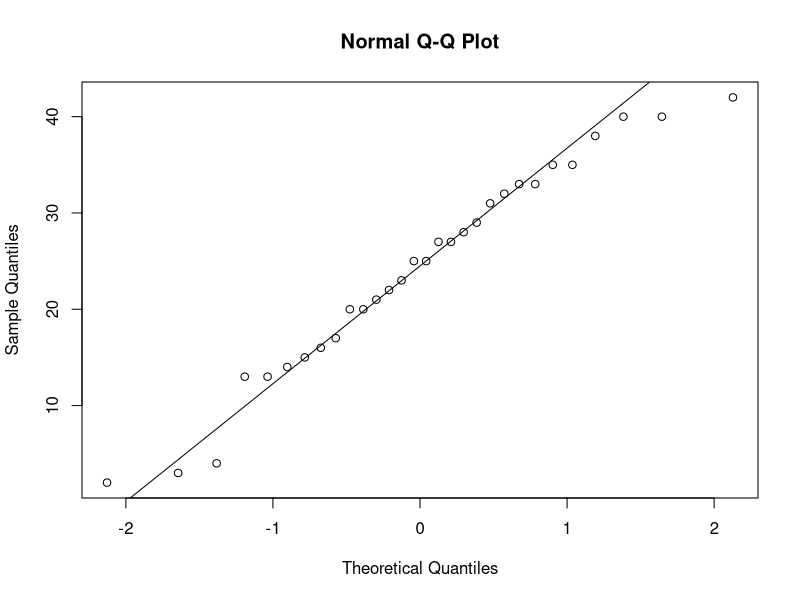
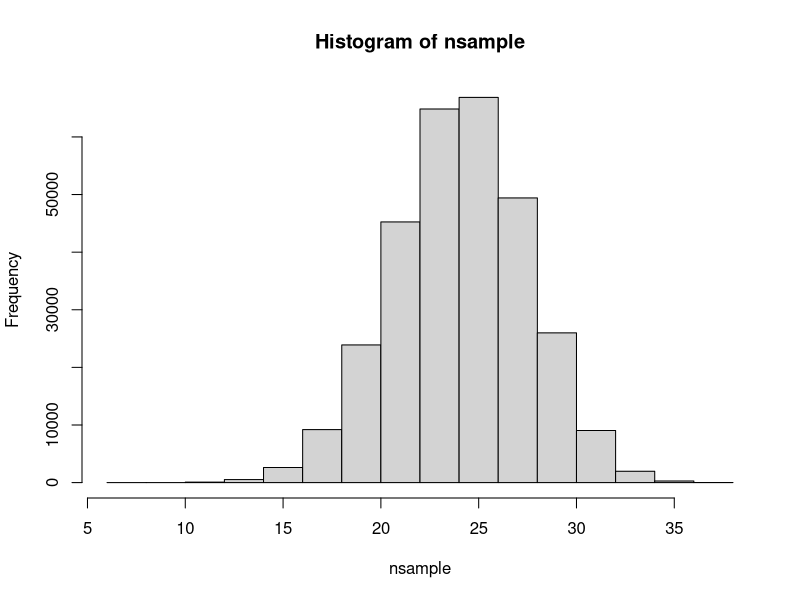
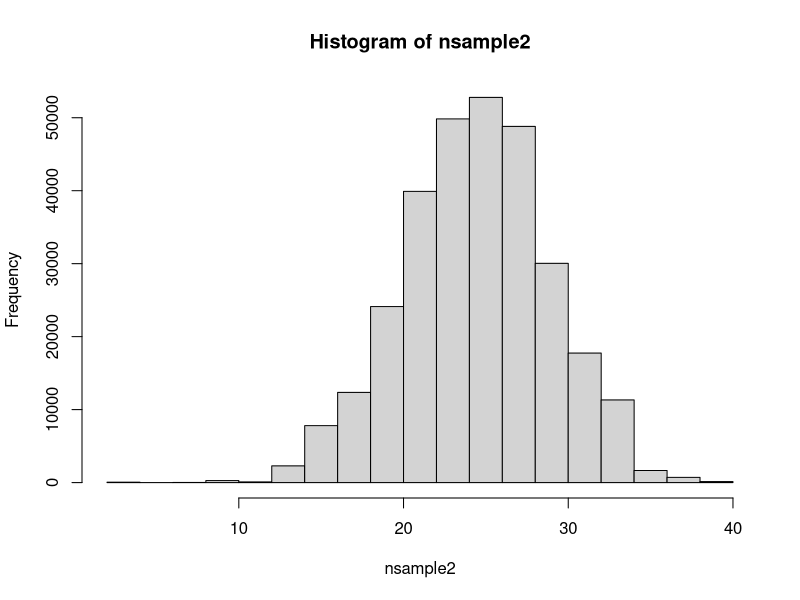

These figures' R source, in order:
# Find out the point estimate of the population mean and interval estimate of the population mean. Where 30 students quiz test marks is
# (2,4,3,23,25,27,28,13,15,16,20,14,35,33,32,21,35,40,42,22,33,13,17,20,25,29,27,40,38,31)
# Total marks 50. Here population size N=30 and sample size n=10.also illustrate the sample size determination, sampling distribution for mean and check the unbiasedness of the population mean.




Iq=c(2,4,3,23,25,27,28,13,15,16,20,14,35,33,32,21,35,40,42,22,33,13,17,20,25,29,27,40,38,31)
population_mean=mean(Iq)
population_variance=var(Iq)
length_IQ=length(Iq)
population_sd=sd(Iq)

# checking normality
qqnorm(Iq)
qqline(Iq)

# point estimation
set.seed(1246)
x=sample(Iq,10,replace = TRUE)
p_mean=mean(x)
p_sd=sd(x)

z=abs(qnorm(0.025,0,1))
# Interval estimation
lower=p_mean-z*p_sd/sqrt(10)
upper=p_mean+z*p_sd/sqrt(10)
# 95% confidence interval for population mean(13.56 ,29.63)

# sampling distribution mean
choose(30,10)
nsample=rep(0,300000)
for (i in 1:300000) {
  nsample[i]=mean(sample(Iq,10,replace = TRUE))
}
hist(nsample)
nsam_mean=mean(nsample)
bias=mean(nsample)-mean(Iq)
bias

#sample distribution for medium
nsample2=rep(0,300000)
for (i in 1:300000) {
  nsample2[i]=median(sample(Iq,10,replace = TRUE))
}
hist(nsample2)
nsam2_median=median(nsample2)
bias=mean(nsample2)-mean(Iq)
bias

# efficiency check 
L1=length(nsample)
V1=sum((nsample-population_mean)^2)/L1

L2=length(nsample2)
V2=sum((nsample2-population_mean)^2)/L2

# V1 is smaller than V2 so V1 is more efficient